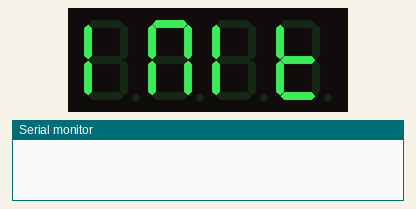
The sketch below on a simulated Arduino Uno, built with avr-gcc and run on an emulated ATmega328P. On the bench: 4-digit seven-segment display, the last lines printed to the serial monitor.

Above: at 1.1 s.
At 2.1 s:
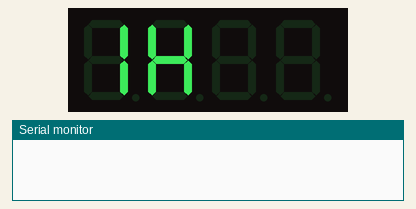
At 3.08 s:
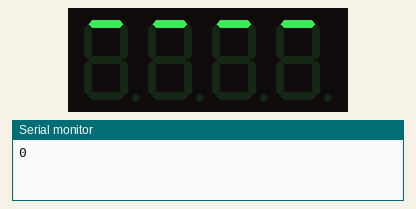
At 3.49 s:
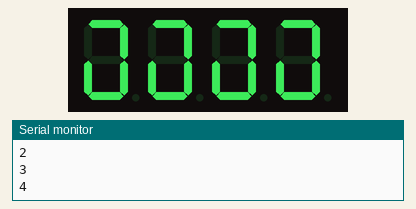
At 5.8 s:
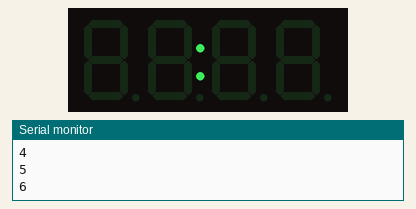

The sketch:

TM1637DisplayTest.ino
```cpp
#include <SevenSegmentTM1637.h>
#include <SevenSegmentExtended.h>

const byte PIN_CLK = 4;   // define CLK pin (any digital pin)
const byte PIN_DIO = 3;   // define DIO pin (any digital pin)

SevenSegmentExtended    display(PIN_CLK, PIN_DIO);

const uint8_t DISPLAY_BRIGHTNESS = 30;

void setup() {
  Serial.begin(9600);         // initializes the Serial connection @ 9600 baud
  display.begin();            // initializes the display
  display.setBacklight(DISPLAY_BRIGHTNESS);  // set the brightness to 100 %
  display.print("INIT");      // display INIT on the display
  // display.setBacklight(50);
 // display.setContrast(100);
  delay(1000);                // wait 1000 ms
}

void loop() {
// set brightness
  display.print("8888");
  display.clear();
  display.print("1H");
  delay(1000);
  display.clear();

  uint8_t  my_command[4];

  my_command[0] = B00000000;
  my_command[1] = B00000000;
  my_command[2] = B00000000;
  my_command[3] = B00000000;

  for( uint8_t rounds = 0; rounds < 7; ++rounds )
  {
     Serial.println(rounds);

     my_command[0] |= B00000001 << rounds;
     my_command[1] |= B00000001 << rounds;
     my_command[2] |= B00000001 << rounds;
     my_command[3] |= B00000001 << rounds;

    display.printRaw(my_command);

    delay(100);
  }

  delay(2000);

  my_command[0] = B00000000;
  my_command[1] = B10000000;
  my_command[2] = B00000000;
  my_command[3] = B00000000;
  my_command[4] = B00000000;

  display.clear();

  display.printRaw(my_command);

  delay(2000);
}
```

Measured:
- by itself, everything shown: repeats every 5.7 s, in 9 steps
- what the display in image 0 shows lasts 1.0 s, from 1.0 s to 2.0 s
- what the display in image 4 shows lasts 2.1 s, from 5.7 s to 7.8 s
